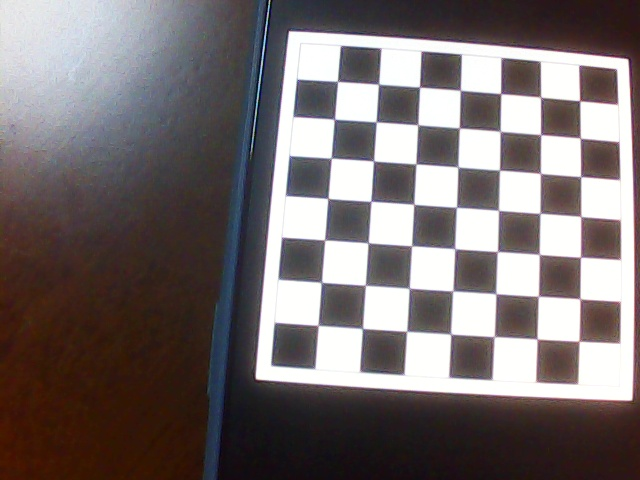
#> input picture test/071e795eabe63f778dd9ff7530d7b124.jpg, 640 x 480 px; its folder holds only this picture in this run
$ jupyter execute '15-16.相机标定.ipynb'   (shell and % lines are left out)
#> lines starting #> are read from the running program, lines starting #| are printed output that depends on the picture; after the words box and inside, x2 and y2 are one past the last pixel; in counts of white or black regions, pixels touching at a corner belong together; long printed decimals are rounded
[cell 1]
import numpy as np
import cv2 as cv
import glob

# termination criteria
criteria = (cv.TERM_CRITERIA_EPS + cv.TERM_CRITERIA_MAX_ITER, 30, 0.001)

# prepare object points, like (0,0,0), (1,0,0), (2,0,0) ....,(6,5,0)
objp = np.zeros((7*7,3), np.float32)
objp[:,:2] = np.mgrid[0:7,0:7].T.reshape(-1,2)
objp=0.008*objp

[cell 2]
# Arrays to store object points and image points from all the images.
objpoints = [] # 3d point in real world space
imgpoints = [] # 2d points in image plane.

images = glob.glob('*.jpg')

for fname in images:
    img = cv.imread(fname)
#> img is the input picture: shape (480, 640, 3); mean B, G, R 111.4, 110.9, 119.3
    gray = cv.cvtColor(img, cv.COLOR_BGR2GRAY)
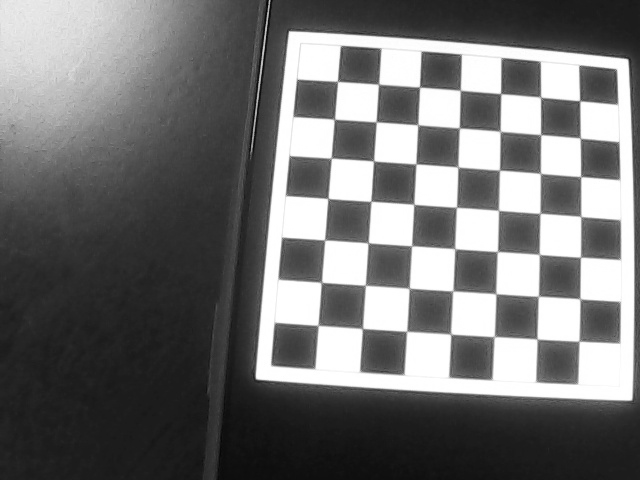
#> gray: shape (480, 640); min 4, max 255, mean 113.5
    # Find the chess board corners
    ret, corners = cv.findChessboardCorners(gray, (7,7), None)
#> ret = True; corners = 49 rows, first 8: [337.4, 81.32], [378.5, 83.97], [419.4, 86.94], [460.2, 90.41], [500.6, 93.48], [540.6, 96.89], [579.6, 100.6], [334.5, 119.3]
    # If found, add object points, image points (after refining them)
    if ret == True:
        objpoints.append(objp)
        corners2 = cv.cornerSubPix(gray,corners, (5,5), (-1,-1), criteria)
#> corners2 = 49 rows, first 8: [337.5, 81.36], [378.5, 84.17], [419.6, 86.97], [460.3, 90.29], [500.6, 93.65], [540.5, 97.09], [579.7, 100.7], [334.3, 119.2]
        imgpoints.append(corners2)
    # Draw and display the corners
    cv.drawChessboardCorners(img, (7,7), corners2, ret)
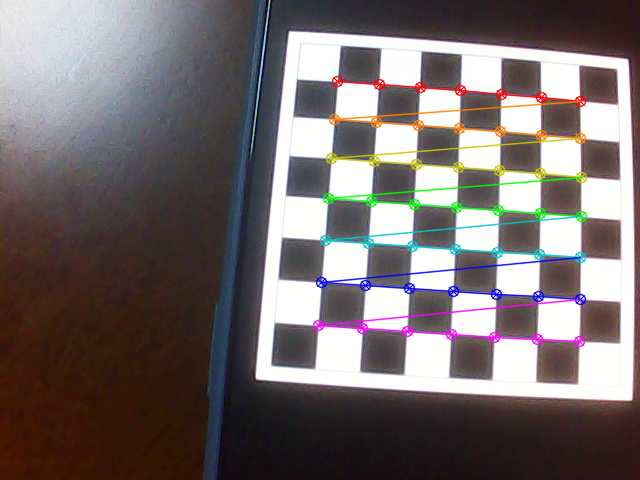
#> img: shape (480, 640, 3); 4.49% of pixels changed, all inside (x1, y1, x2, y2) = (312, 75, 588, 348)
    cv.imshow('img', img)
    cv.waitKey(500)

cv.destroyAllWindows()

print("hello，World\n")
print(images)

ret, mtx, dist, rvecs, tvecs = cv.calibrateCamera(objpoints, imgpoints, gray.shape[::-1], None, None)
#> ret = 0.0725; mtx = [[501.3, 0, 350.5], [0, 487.8, 239.6], [0, 0, 1]]; dist = [[-0.114, 0.0368, 0.000386, 0.000547, 0.0129]]; rvecs = ([-0.133, -0.00333, 0.0694],); tvecs = ([-0.00254, -0.0316, 0.0962],)

print(mtx);
#| [[501.252   0.         350.489]
#|  [  0.         487.770 239.600 ]
#|  [  0.           0.           1.        ]]

[cell 3]
print(images);

[cell 4]
ret, mtx, dist, rvecs, tvecs = cv.calibrateCamera(objpoints, imgpoints, gray.shape[::-1], None, None)

[cell 5]
mtx
#> Out = [[501.3, 0, 350.5], [0, 487.8, 239.6], [0, 0, 1]]

[cell 6]
dist
#> Out = [[-0.114, 0.0368, 0.000386, 0.000547, 0.0129]]

[cell 7]
#去畸变

[cell 8]
img = cv.imread(images[0])
h, w = img.shape[:2]
#> h = 480; w = 640
newcameramtx, roi = cv.getOptimalNewCameraMatrix(mtx, dist, (w,h), 1, (w,h))
#> newcameramtx = [[471.4, 0, 352.2], [0, 457, 239.9], [0, 0, 1]]; roi = (5, 9, 628, 461)

[cell 9]
# undistort
dst = cv.undistort(img, mtx, dist, None, newcameramtx)
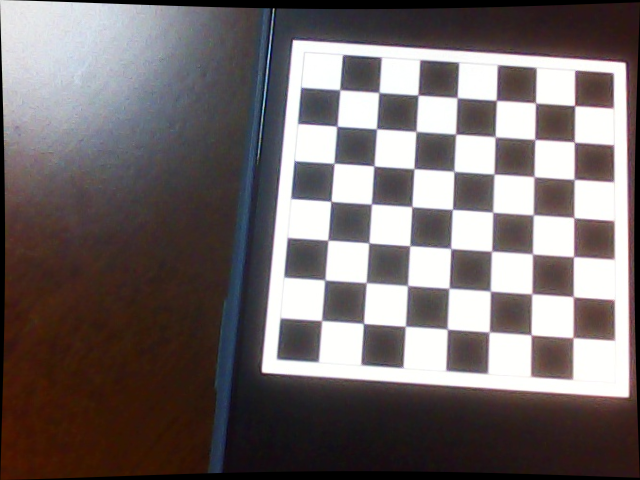
#> dst: shape (480, 640, 3); mean B, G, R 106.3, 105.9, 114.3
# crop the image
x, y, w, h = roi
#> x = 5; y = 9; w = 628; h = 461
dst = dst[y:y+h, x:x+w]
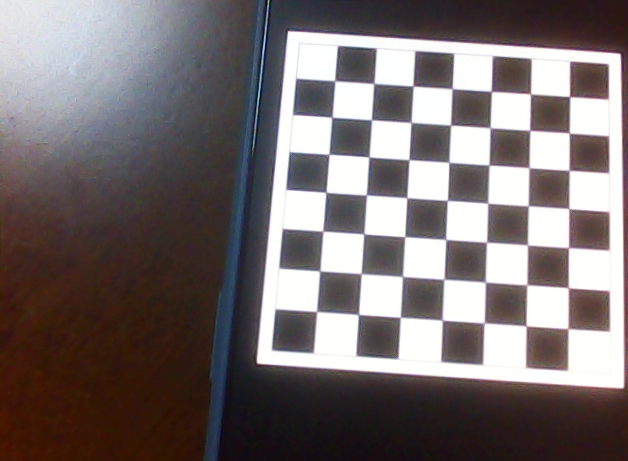
#> dst: shape (461, 628, 3); mean B, G, R 111.2, 110.7, 119.2
cv.imwrite('calibresult.png', dst)
#> Out = True

[cell 10]
images[0]

[cell 11]
#rvecs, tvecs的作用

[cell 12]
def draw(img, corners, imgpts):
 corner = tuple(corners[0].ravel().astype(int))
 img = cv.line(img, corner , tuple(imgpts[0].ravel().astype(int)), (255,0,0), 5)
 img = cv.line(img, corner, tuple(imgpts[1].ravel().astype(int)), (0,255,0), 5)
 img = cv.line(img, corner , tuple(imgpts[2].ravel().astype(int)), (0,0,255), 5)
 return img

[cell 13]
criteria = (cv.TERM_CRITERIA_EPS + cv.TERM_CRITERIA_MAX_ITER, 30, 0.001)
objp = np.zeros((7*7,3), np.float32)
objp[:,:2] = np.mgrid[0:7,0:7].T.reshape(-1,2)

axis = np.float32([[3,0,0], [0,3,0], [0,0,-3]]).reshape(-1,3)

[cell 14]
img = cv.imread(images[0])
gray = cv.cvtColor(img,cv.COLOR_BGR2GRAY)
ret, corners = cv.findChessboardCorners(gray, (7,7),None)
#> ret = True

if ret == True:
    corners2 = cv.cornerSubPix(gray,corners,(11,11),(-1,-1),criteria)
#> corners2 = 49 rows, first 8: [337.5, 81.39], [378.5, 84.22], [419.5, 87.05], [460.3, 90.29], [500.7, 93.66], [540.5, 97.11], [579.7, 100.8], [334.4, 119.2]

# Find the rotation and translation vectors.
ret,rvecs, tvecs = cv.solvePnP(objp, corners2, mtx, dist)
#> rvecs = [-0.133, -0.00282, 0.0693]; tvecs = [-0.317, -3.95, 12.03]

# project 3D points to image plane
imgpts, jac = cv.projectPoints(axis, rvecs, tvecs, mtx, dist)
#> imgpts = [[460.3, 90.27], [327.9, 198.5], [334.6, 11.33]]

img = draw(img,corners2 ,imgpts)
#> in draw, `corner = tuple(corners[0].ravel().astype(int))`: corner = (337, 81)
#> in draw, `img = cv.line(img, corner , tuple(imgpts[2].ravel().astype(int)), (0,0..`:
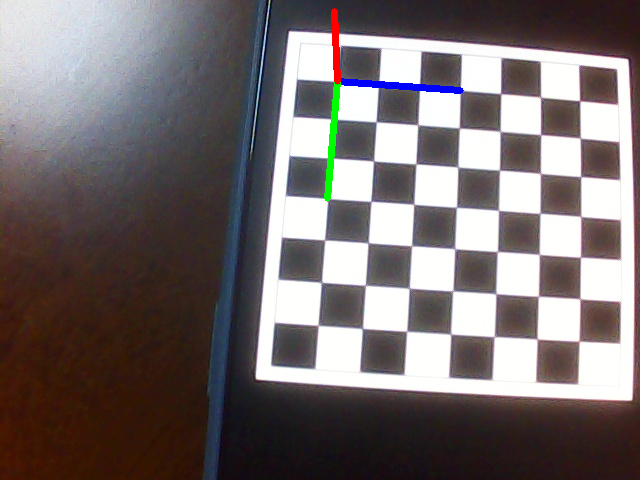
#> img: shape (480, 640, 3); mean B, G, R 110.9, 110.3, 118.6
cv.imshow('img',img)
k = cv.waitKey(0) & 0xFF
#> (key Esc is pressed here)
if k == ord('s'):
    cv.imwrite(fname[:6]+'.png', img)

cv.destroyAllWindows()

[cell 15]
rvecs, tvecs
#> Out = ([-0.133, -0.00282, 0.0693], [-0.317, -3.95, 12.03])

$ run again, on test/224716ff3deeadfe6a578730d1c31a34.jpg
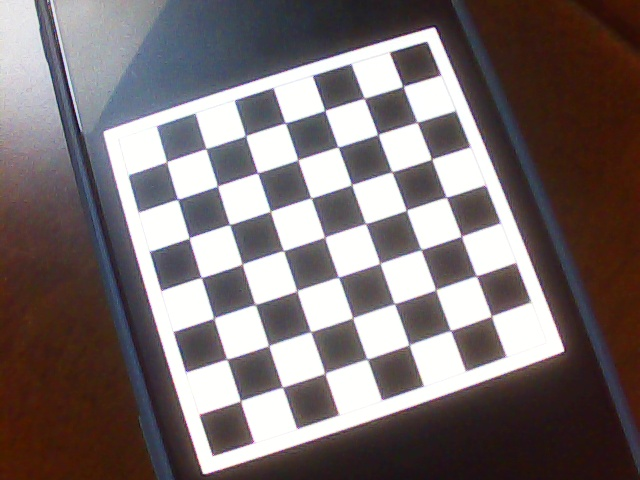
#> input picture test/224716ff3deeadfe6a578730d1c31a34.jpg, 640 x 480 px
#> img is the input picture: shape (480, 640, 3); mean B, G, R 112.3, 111.5, 121.8
#> `ret, corners = cv.findChessboardCorners(gray, (7,7), None)`: ret = True; corners = 49 rows, first 8: [402.5, 84.53], [417.7, 123.2], [431.6, 157.7], [446.5, 197], [461.6, 236.5], [476.5, 276], [491.6, 316], [366, 98.17]
#> `corners2 = cv.cornerSubPix(gray,corners, (5,5), (-1,-1), criteria)`: corners2 = 49 rows, first 8: [402.9, 86.26], [417.1, 122.3], [431.5, 159.1], [446.3, 197.3], [461.4, 236.2], [476.4, 275.9], [491.4, 316.1], [364.2, 98.3]
#> `ret, mtx, dist, rvecs, tvecs = cv.calibrateCamera(objpoints, imgpoints..`: ret = 0.132; mtx = [[1093.8, 0, 353.3], [0, 1095.5, 215.9], [0, 0, 1]]; dist = [[-0.507, -0.735, 0.0104, -0.000562, -0.124]]; rvecs = ([-0.261, 0.183, 1.23],); tvecs = ([0.00965, -0.0252, 0.211],)
#| [[1.09377308e+03 0.00000000e+00 3.53312506e+02]
#|  [0.00000000e+00 1.09550106e+03 2.15858593e+02]
#|  [0.00000000e+00 0.00000000e+00 1.00000000e+00]]
#> `mtx`: Out has the same summary as mtx
#> `dist`: Out = [[-0.507, -0.735, 0.0104, -0.000562, -0.124]]
#> newcameramtx = [[965.6, 0, 362.2], [0, 949.9, 216.4], [0, 0, 1]]; roi = (26, 24, 599, 427)
#> `x, y, w, h = roi`: x = 26; y = 24; w = 599; h = 427
#> `dst = dst[y:y+h, x:x+w]`:
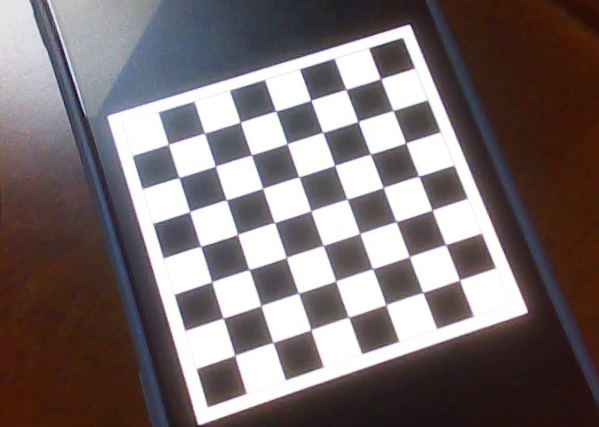
#> dst: shape (427, 599, 3); mean B, G, R 110.6, 109.8, 120.2
#> `cv.imwrite('calibresult.png', dst)`: Out = True
#> `corners2 = cv.cornerSubPix(gray,corners,(11,11),(-1,-1),criteria)`: corners2 = 49 rows, first 8: [402.9, 86.37], [417.1, 122.3], [431.6, 159.1], [446.3, 197.2], [461.3, 236.2], [476.3, 275.8], [491.4, 316], [364.2, 98.27]
#> `ret,rvecs, tvecs = cv.solvePnP(objp, corners2, mtx, dist)`: rvecs = [-0.262, 0.182, 1.23]; tvecs = [1.21, -3.15, 26.32]
#> imgpts = [[446.3, 197.2], [285.2, 122.9], [408.9, 31.64]]
#> corner = (402, 86)
#> in draw, `img = cv.line(img, corner , tuple(imgpts[2].ravel().astype(int)), (0,0..`:
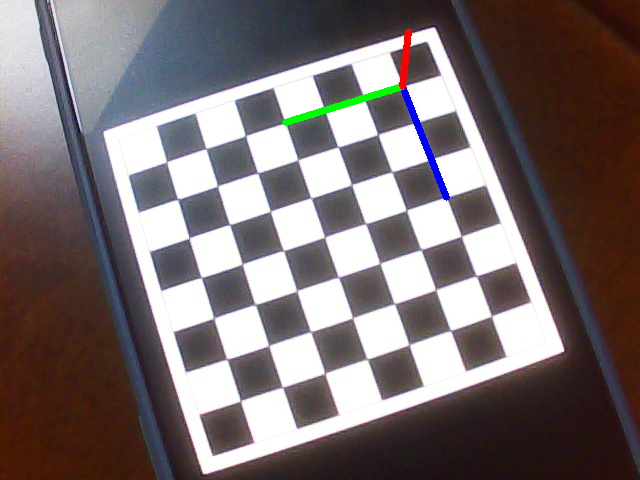
#> img: shape (480, 640, 3); mean B, G, R 111.8, 111.1, 121
#> `rvecs, tvecs`: Out = ([-0.262, 0.182, 1.23], [1.21, -3.15, 26.32])

$ run again, on test/53ed0daa055b835d7dba6e3ea5812242.jpg
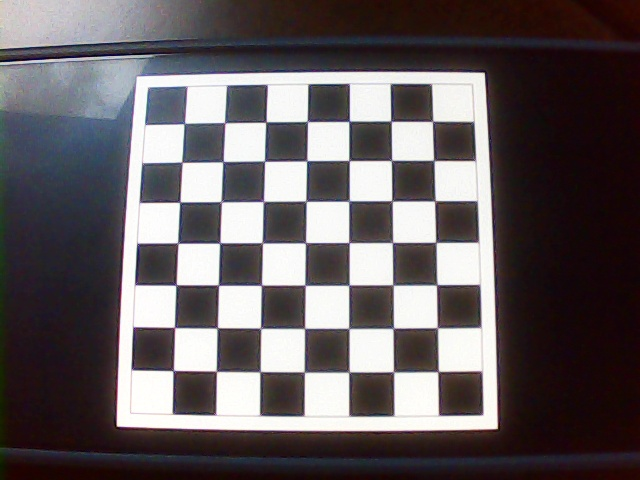
#> input picture test/53ed0daa055b835d7dba6e3ea5812242.jpg, 640 x 480 px
#> img is the input picture: shape (480, 640, 3); mean B, G, R 95.6, 93, 99.9
#> `ret, corners = cv.findChessboardCorners(gray, (7,7), None)`: ret = True; corners = 49 rows, first 8: [184.4, 123.5], [224.7, 122.9], [265.7, 122.2], [307.3, 121.1], [349.2, 121.2], [391, 121.2], [432.6, 121], [182, 162.2]
#> `corners2 = cv.cornerSubPix(gray,corners, (5,5), (-1,-1), criteria)`: corners2 = 49 rows, first 8: [184.3, 123.5], [224.7, 122.7], [265.8, 122.1], [307.4, 121.4], [349.1, 121.3], [390.9, 121.2], [432.5, 121.3], [181.9, 162.3]
#> `ret, mtx, dist, rvecs, tvecs = cv.calibrateCamera(objpoints, imgpoints..`: ret = 0.0827; mtx = [[965.7, 0, 361.4], [0, 962.6, 238.5], [0, 0, 1]]; dist = [[-0.51, 1.95, 0.000317, -0.00134, -5.32]]; rvecs = ([-0.251, 0.00402, -0.00281],); tvecs = ([-0.0343, -0.0224, 0.183],)
#| [[965.702   0.         361.396]
#|  [  0.         962.621 238.525]
#|  [  0.           0.           1.        ]]
#> `mtx`: Out = [[965.7, 0, 361.4], [0, 962.6, 238.5], [0, 0, 1]]
#> `dist`: Out = [[-0.51, 1.95, 0.000317, -0.00134, -5.32]]
#> newcameramtx = [[897.8, 0, 365.7], [0, 883.7, 238.6], [0, 0, 1]]; roi = (12, 14, 621, 452)
#> `dst = cv.undistort(img, mtx, dist, None, newcameramtx)`:
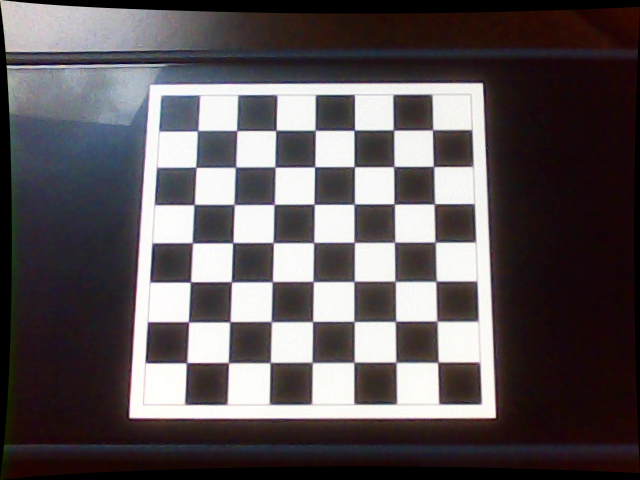
#> dst: shape (480, 640, 3); mean B, G, R 87.9, 85.4, 92
#> `x, y, w, h = roi`: x = 12; y = 14; w = 621; h = 452
#> `cv.imwrite('calibresult.png', dst)`: Out = True
#> `corners2 = cv.cornerSubPix(gray,corners,(11,11),(-1,-1),criteria)`: corners2 = 49 rows, first 8: [184.3, 123.5], [224.7, 122.6], [265.9, 122.1], [307.3, 121.5], [349.2, 121.3], [390.9, 121.2], [432.5, 121.3], [181.9, 162.2]
#> `ret,rvecs, tvecs = cv.solvePnP(objp, corners2, mtx, dist)`: rvecs = [-0.25, 0.00399, -0.00282]; tvecs = [-4.29, -2.8, 22.93]
#> imgpts = [[307.3, 121.6], [177.8, 243.1], [159.8, 73.31]]
#> corner = (184, 123)
#> in draw, `img = cv.line(img, corner , tuple(imgpts[2].ravel().astype(int)), (0,0..`:
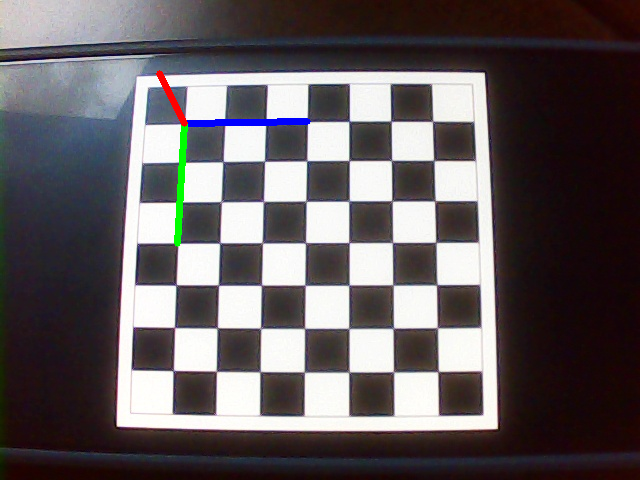
#> img: shape (480, 640, 3); mean B, G, R 95.2, 92.6, 99.2
#> `rvecs, tvecs`: Out = ([-0.25, 0.00399, -0.00282], [-4.29, -2.8, 22.93])

$ run again, on test/612ed1b9fcd509196547952e11bcddb5.jpg
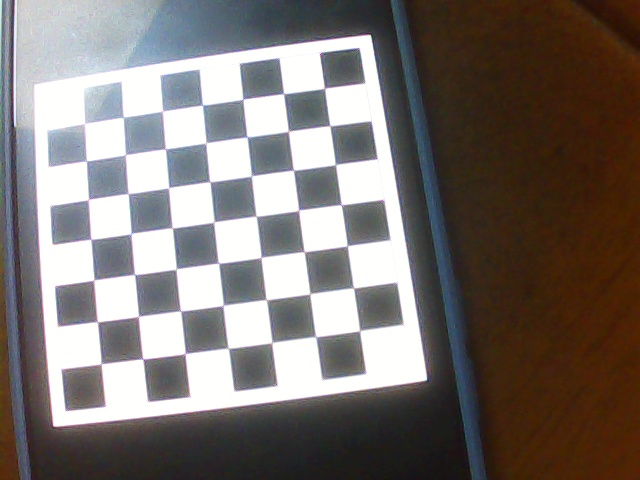
#> input picture test/612ed1b9fcd509196547952e11bcddb5.jpg, 640 x 480 px
#> img is the input picture: shape (480, 640, 3); mean B, G, R 112.5, 116, 123
#> `gray = cv.cvtColor(img, cv.COLOR_BGR2GRAY)`:
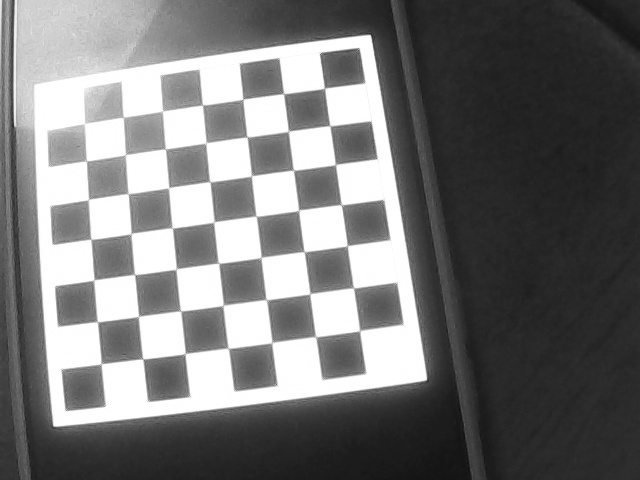
#> gray: shape (480, 640); min 12, max 255, mean 117.7
#> `ret, corners = cv.findChessboardCorners(gray, (7,7), None)`: ret = True; corners = 49 rows, first 8: [324.3, 86.7], [329.4, 125.8], [335.6, 164.7], [340.5, 205.3], [346.5, 245.7], [353.5, 287.5], [360.3, 331.6], [283.5, 93.5]
#> `corners2 = cv.cornerSubPix(gray,corners, (5,5), (-1,-1), criteria)`: corners2 = 49 rows, first 8: [324.5, 88.25], [329.8, 125.7], [335.4, 164.6], [341.2, 204.7], [347.2, 245.8], [353.5, 287.9], [359.6, 330.7], [283.6, 93.66]
#> `ret, mtx, dist, rvecs, tvecs = cv.calibrateCamera(objpoints, imgpoints..`: ret = 0.118; mtx = [[438.6, 0, 346.6], [0, 422.6, 214.5], [0, 0, 1]]; dist = [[-0.083, -0.0143, 0.00551, -1.93e-05, 0.0461]]; rvecs = ([-0.0945, 0.0823, 1.43],); tvecs = ([-0.00432, -0.0255, 0.0843],)
#| [[438.551   0.         346.618]
#|  [  0.         422.605  214.486]
#|  [  0.           0.           1.        ]]
#> `mtx`: Out = [[438.6, 0, 346.6], [0, 422.6, 214.5], [0, 0, 1]]
#> `dist`: Out = [[-0.083, -0.0143, 0.00551, -1.93e-05, 0.0461]]
#> newcameramtx = [[413.3, 0, 346.5], [0, 400.9, 218.1], [0, 0, 1]]; roi = (6, 8, 627, 467)
#> `x, y, w, h = roi`: x = 6; y = 8; w = 627; h = 467
#> `cv.imwrite('calibresult.png', dst)`: Out = True
#> `corners2 = cv.cornerSubPix(gray,corners,(11,11),(-1,-1),criteria)`: corners2 = 49 rows, first 8: [324.5, 88.27], [329.8, 125.7], [335.5, 164.5], [341.3, 204.7], [347.3, 245.8], [353.5, 287.9], [359.6, 330.6], [283.6, 93.67]
#> `ret,rvecs, tvecs = cv.solvePnP(objp, corners2, mtx, dist)`: rvecs = [-0.095, 0.0819, 1.43]; tvecs = [-0.54, -3.19, 10.54]
#> imgpts = [[341.3, 204.7], [202.5, 105.1], [316.1, 22.16]]
#> corner = (324, 88)
#> in draw, `img = cv.line(img, corner , tuple(imgpts[2].ravel().astype(int)), (0,0..`:
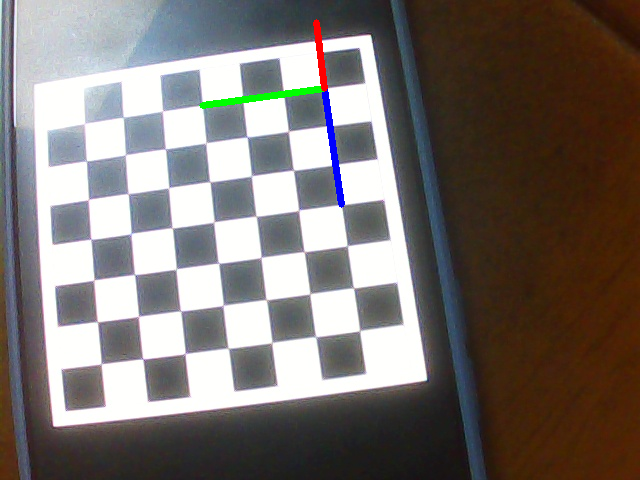
#> img: shape (480, 640, 3); mean B, G, R 111.8, 115.4, 122.2
#> `rvecs, tvecs`: Out = ([-0.095, 0.0819, 1.43], [-0.54, -3.19, 10.54])
